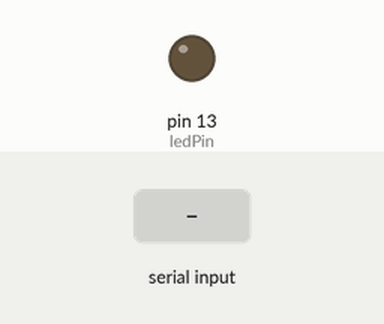
Recording of a sketch running on a simulated Arduino Uno, built with avr-gcc and run on an emulated ATmega328P. On the bench: output pins drawn as LEDs (lit = HIGH). The inputs (shaded band) are chosen by the test bench. What the sketch prints to the serial monitor is not drawn.

Above: at 1.2 s.
1.3 s: "30,150\n" received over Serial
At 3.7 s:
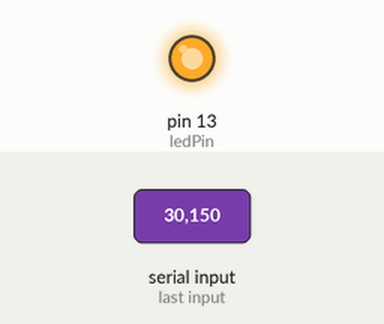
Timing chart, 0 to 10.3 s (numbered marks = the images above; inputs shaded):
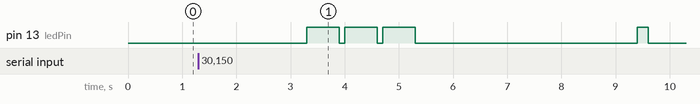

Measured:
- after the input at 1.3 s, pin 13 (ledPin): LOW → HIGH after 2.0 s, → LOW 0.60 s later, → HIGH 0.10 s later, → LOW 0.60 s later, … (8 changes in this stretch)

The sketch:

AR20_period.ino
```cpp
/*
 예제 2.3
 컴퓨터로부터 시리얼 통신을 통하여 데이터 수신하기
*/
const int ledPin = 13;
// LED 출력을 할 핀 번호 설정

int blinkNumber = 0;
// 점멸횟수 변수 설정


void setup() {
  // 9600bps로 시리얼 통신 설정
  Serial.begin(9600);
  // 13번 핀을 출력으로 설정
  pinMode(ledPin,OUTPUT);
}

void loop() {
// 시리얼 통신으로 입력 받은 데이터가 있는지를 검사하여
// 데이터가 있을 경우에 if문 안의 명령어를 실행
  if(Serial.available()){
  // val 변수에 시리얼 통신값 읽어오기
    char val = Serial.read();
    // 입력된 값이 0~9의 숫자인지를 판단
    if(isDigit(val)){
     // val은 ASCII 코드값이므로 숫자로 바꿔주기 위하여
     // '0'의 아스키 코드값을 빼줌
     // blinkNumber에는 실제 숫자가 저장된다.
     blinkNumber = (val - '0');
    Serial.print("입력한 수: ");
    Serial.println(blinkNumber);
    delay(2000);
    }


  // blinkNumber 만큼 LED를 점멸시킴
  for(char i=0; i < blinkNumber; i++){
    digitalWrite(ledPin, HIGH);
    delay(blinkNumber*200);
    digitalWrite(ledPin, LOW);
    delay(100);

   }
  }
  // 점멸 횟수를 리셋함
  blinkNumber = 0;
}
```
